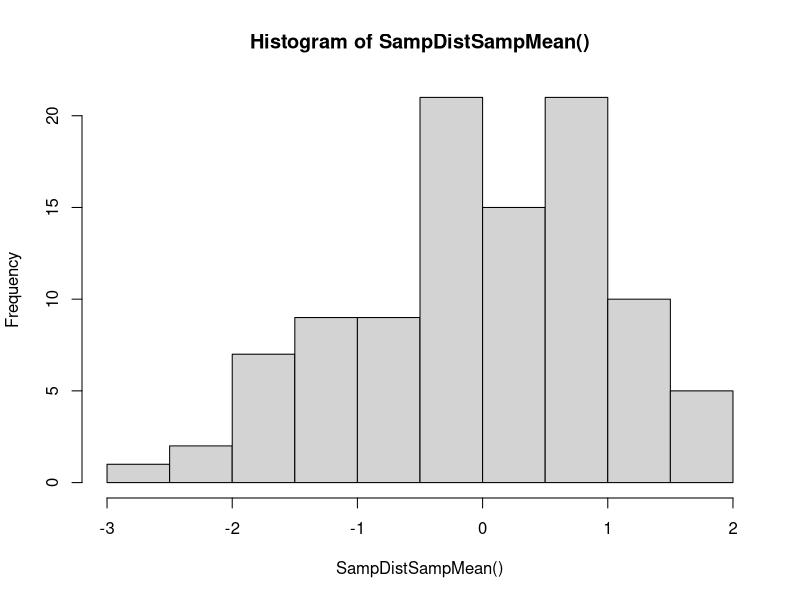

Write R code to recreate this figure.

SampDistSampMean = function(n = 100, simulations = 1000, Dist = "Norm", mean = 0, sd = 1)
{
  xbar_holder = numeric(n)
  TheSample = numeric(n)
  simulation = 100
  for(i in 1:simulation)     # for loop to make "simulation" number of xbars
  {
    if(Dist == "Norm") TheSample = rnorm(n,mean,sd)
    if(Dist == "Uni")  TheSample = runif(n)
    if(Dist == "Exp") TheSample = rexp(n)
    
    sampMean = mean(TheSample)  
    
    xbar_holder[i] = sampMean
    
  }
  return(TheSample)   # we want to return the "simulation" number of xbars. 
}

hist(SampDistSampMean())

